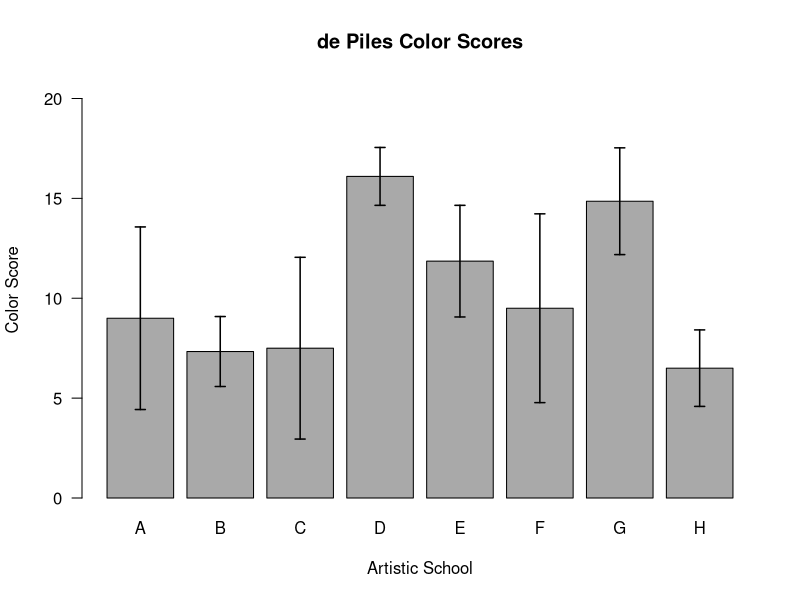
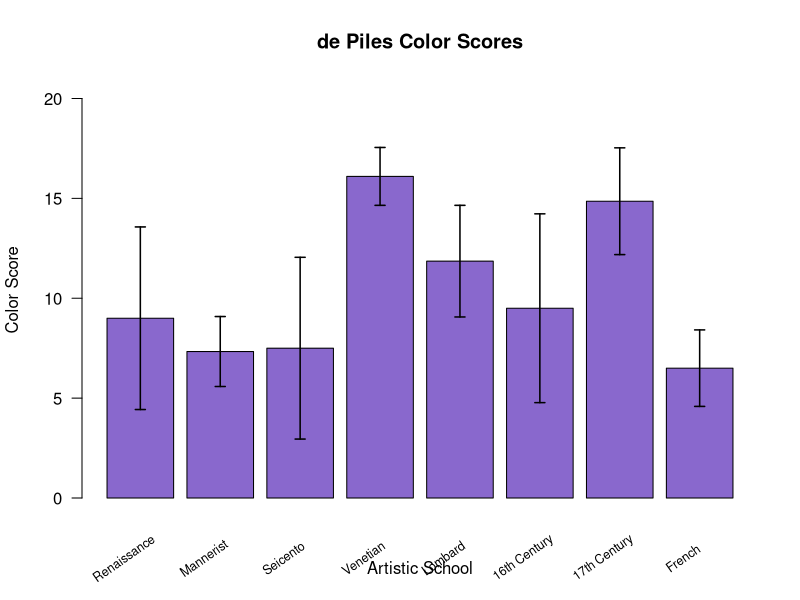

Generate these figures, in order, with R:
# Tidy your work environment, if needed:
rm(list=ls())

# Load the MASS package so that it is active:
library(MASS)

# Read in the sample dataset:
data("painters")

# This dataset has 5 variables, but we will only use two here. The 18th century art critic,
# de Piles, scored 54 classical painters on four different categories. We will look at how 
# color scores ("Colour") varied among schools of artists ("School").

# When we make the barplot, we will need a vector that specifies the heights of the bars.
# For this figure, the height will be the mean color score for each school of artists.
# The aggregate command applies a mathematical function to a set of variables. 
# First specify the formula telling which values to apply the function to and which variable
# to group them by, then which dataset contains the values, and lastly which function to apply.
# In the line of code below, we are asking for mean color scores for each school:
means <- aggregate(Colour ~ School, painters, FUN=mean)[,2]
# The [,2] at the end selects only the second column of the output to be saved, which is 
# the one that contains the vector of calculated values.

# We can calculate and save standard deviations for our means in the same way:
sd <- aggregate(Colour ~ School, painters, FUN=sd)[,2]

# To make the barplot:
bp <- barplot(height = means, # the heights of the bars are given by the data in the means vector
              beside = TRUE, # stacks the bars horizontally
              las = 1, # rotates the y-axis numbers to read horizontally
              ylim = c(0, max(means)+max(sd)), # makes the plot tall enough to fit the error bars; the maximum mean value plus the maximum standard deviation
              names.arg = c("A","B","C","D","E","F","G","H"),
              col="darkgray",
              ylab = "Color Score",
              xlab = "Artistic School",
              main="de Piles Color Scores")

# Since we are graphing means, we will add error bars.
# The arrows() command will place the error bars onto the figure bars:
arrows(bp, means - sd, bp, means + sd, lwd = 1.5, angle = 90, code = 3, length = 0.05)

# One conclusion that we might suggest based on this figure is that the artists within
# the school "D" (which corresponds to Venetian) tended to earn relatively higher and less
# variable color scores than most of the other groups of artists.

# There is also another way to add x-axis labels to the barplot.
# First, save a vector with the names (in the correct order):
schools <- c("Renaissance", "Mannerist", "Seicento", "Venetian", "Lombard", "16th Century", "17th Century", "French")

# Make a barplot without x-variable names:
bp <- barplot(height = means,
              beside = TRUE,
              las = 1,
              ylim = c(0, max(means)+max(sd)),
              col="mediumpurple3",
              ylab = "Color Score",
              xlab = "Artistic School",
              main="de Piles Color Scores")

# Add the error bars:
arrows(bp, means - sd, bp, means + sd, lwd = 1.5, angle = 90, code = 3, length = 0.05)

# We can use the text() command to add the bar labels. "x" and "y" give the coordinates of 
# where the text should go, "labels" defines the text vector, "cex" adjusts the text size,
# and "srt" rotates the text with respect to the x-axis:
text(x=bp-.25, y=-3, labels=schools, cex=0.75, srt=35, xpd=TRUE)
